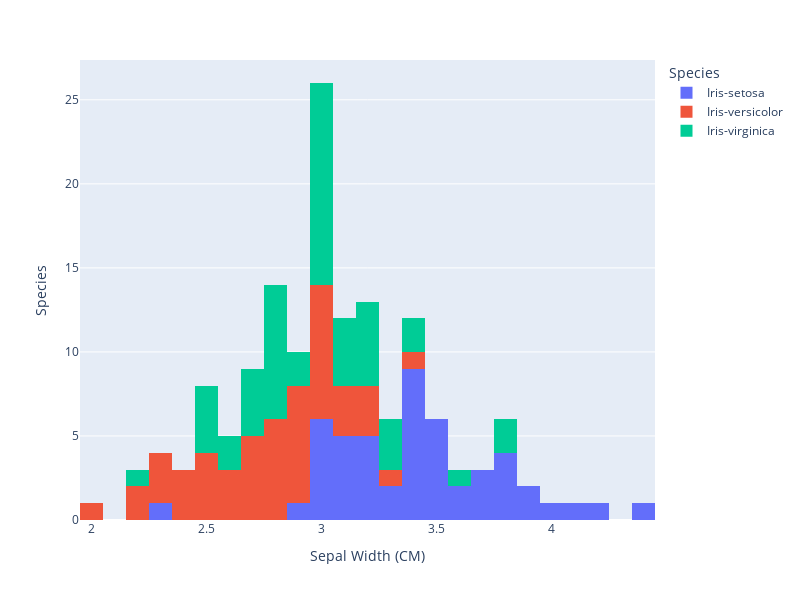

Write notebook code for a chart like this one.
### Code cell
fig = px.histogram(data_frame=df, x='SepalWidthCm',color='Species',nbins=30,width=800, height=600).update_layout(xaxis_title="Sepal Width (CM)", yaxis_title="Species")
fig.show()

### Figure 1 — Plotly figure (JSON) as saved in the notebook; plotly's stock layout.template omitted (floating-point values rounded to 4 significant figures)
{"data": [{"alignmentgroup": "True", "bingroup": "x", "hovertemplate": "Species=Iris-setosa<br>SepalWidthCm=%{x}<br>count=%{y}<extra></extra>", "legendgroup": "Iris-setosa", "marker": {"color": "#636efa", "pattern": {"shape": ""}}, "name": "Iris-setosa", "nbinsx": 30, "offsetgroup": "Iris-setosa", "orientation": "v", "showlegend": true, "type": "histogram", "x": [3.5, 3, 3.2, 3.1, 3.6, 3.9, 3.4, 3.4, 2.9, 3.1, 3.7, 3.4, 3, 3, 4, 4.4, 3.9, 3.5, 3.8, 3.8, 3.4, 3.7, 3.6, 3.3, 3.4, 3, 3.4, 3.5, 3.4, 3.2, 3.1, 3.4, 4.1, 4.2, 3.1, 3.2, 3.5, 3.1, 3, 3.4, 3.5, 2.3, 3.2, 3.5, 3.8, 3, 3.8, 3.2, 3.7, 3.3], "xaxis": "x", "yaxis": "y"}, {"alignmentgroup": "True", "bingroup": "x", "hovertemplate": "Species=Iris-versicolor<br>SepalWidthCm=%{x}<br>count=%{y}<extra></extra>", "legendgroup": "Iris-versicolor", "marker": {"color": "#EF553B", "pattern": {"shape": ""}}, "name": "Iris-versicolor", "nbinsx": 30, "offsetgroup": "Iris-versicolor", "orientation": "v", "showlegend": true, "type": "histogram", "x": [3.2, 3.2, 3.1, 2.3, 2.8, 2.8, 3.3, 2.4, 2.9, 2.7, 2, 3, 2.2, 2.9, 2.9, 3.1, 3, 2.7, 2.2, 2.5, 3.2, 2.8, 2.5, 2.8, 2.9, 3, 2.8, 3, 2.9, 2.6, 2.4, 2.4, 2.7, 2.7, 3, 3.4, 3.1, 2.3, 3, 2.5, 2.6, 3, 2.6, 2.3, 2.7, 3, 2.9, 2.9, 2.5, 2.8], "xaxis": "x", "yaxis": "y"}, {"alignmentgroup": "True", "bingroup": "x", "hovertemplate": "Species=Iris-virginica<br>SepalWidthCm=%{x}<br>count=%{y}<extra></extra>", "legendgroup": "Iris-virginica", "marker": {"color": "#00cc96", "pattern": {"shape": ""}}, "name": "Iris-virginica", "nbinsx": 30, "offsetgroup": "Iris-virginica", "orientation": "v", "showlegend": true, "type": "histogram", "x": [3.3, 2.7, 3, 2.9, 3, 3, 2.5, 2.9, 2.5, 3.6, 3.2, 2.7, 3, 2.5, 2.8, 3.2, 3, 3.8, 2.6, 2.2, 3.2, 2.8, 2.8, 2.7, 3.3, 3.2, 2.8, 3, 2.8, 3, 2.8, 3.8, 2.8, 2.8, 2.6, 3, 3.4, 3.1, 3, 3.1, 3.1, 3.1, 2.7, 3.2, 3.3, 3, 2.5, 3, 3.4, 3], "xaxis": "x", "yaxis": "y"}], "layout": {"barmode": "relative", "height": 600, "legend": {"title": {"text": "Species"}, "tracegroupgap": 0}, "margin": {"t": 60}, "width": 800, "xaxis": {"anchor": "y", "domain": [0, 1], "title": {"text": "Sepal Width (CM)"}}, "yaxis": {"anchor": "x", "domain": [0, 1], "title": {"text": "Species"}}}}
